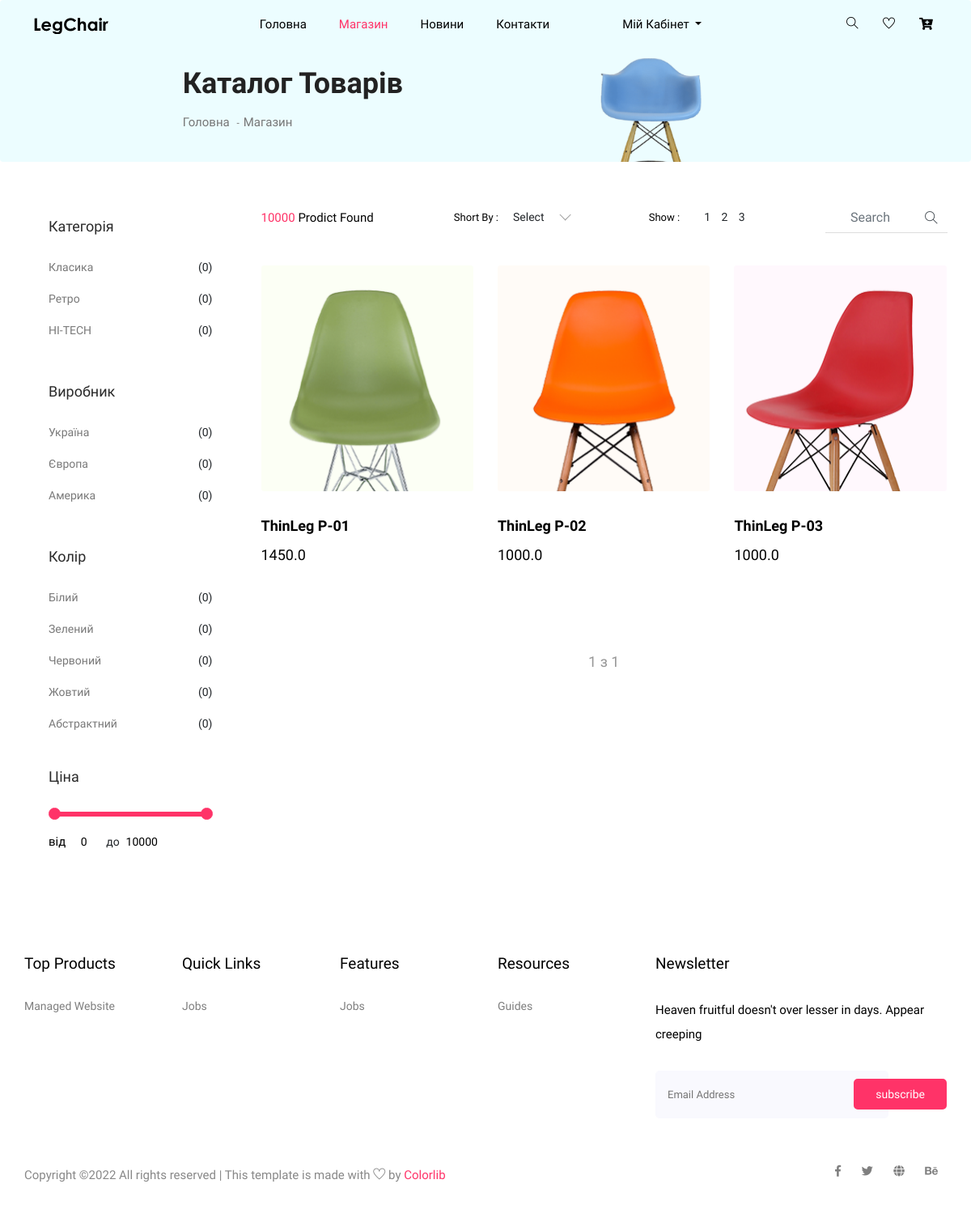
/store/, run on an earlier commit of the app's database.
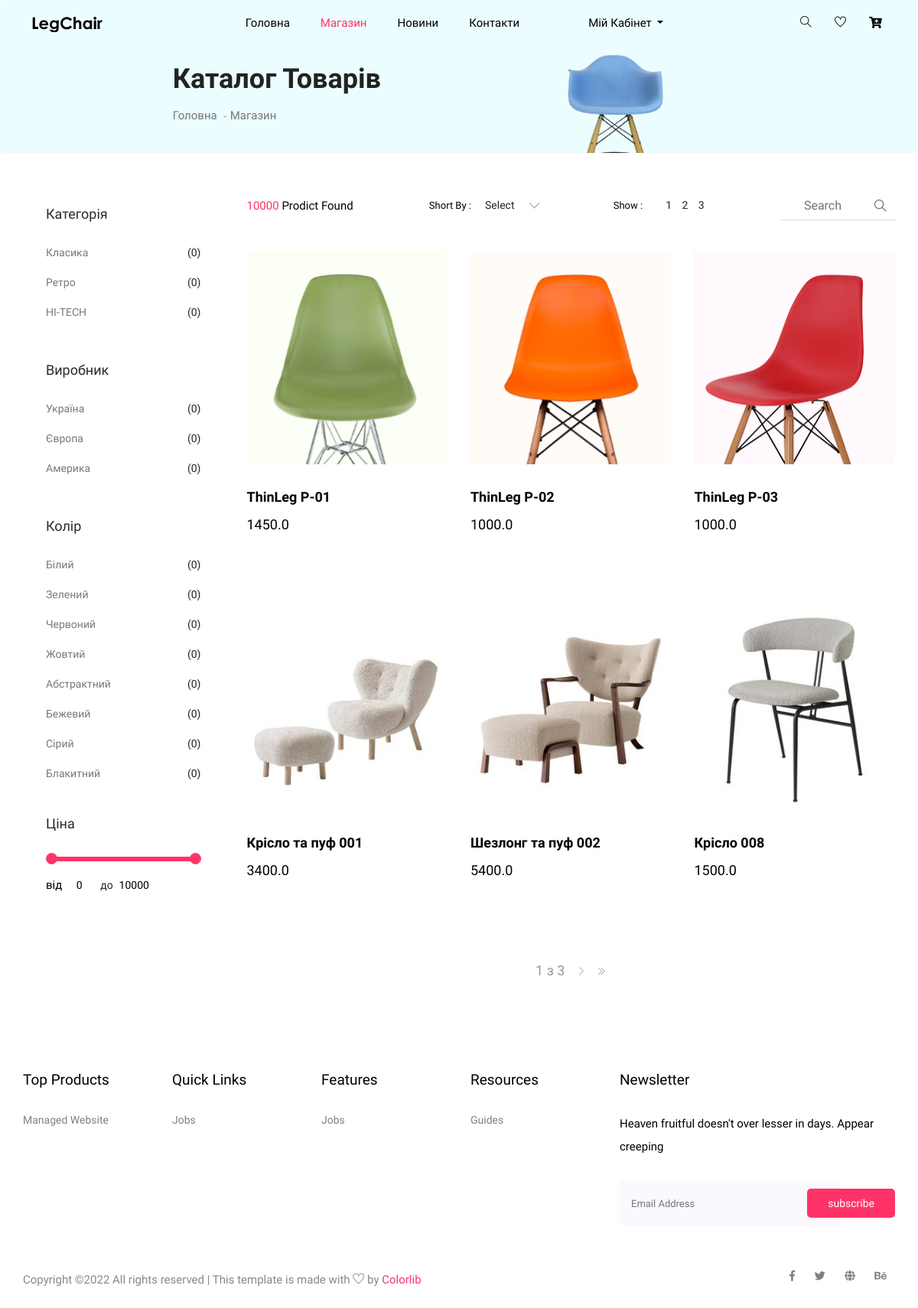
And on a later commit of the database.
### store/models.py (models this page shows, shortened)
class Category(models.Model):
    name = models.CharField(max_length=100, unique=True, null=False)

class Producer(models.Model):
    name = models.CharField(max_length=100, unique=True, null=False)

class Color(models.Model):
    name = models.CharField(max_length=50, unique=True, null=False)

class Product(models.Model):
    name = models.CharField(max_length=100, unique=True, null=False)
    about = models.TextField(max_length=500, null=False)
    photo = models.FileField(upload_to='products/', null=False)
    price = models.FloatField(null=False, default=1000)
    count = models.IntegerField(null=False, default=1)
    producer = models.ForeignKey(Producer, on_delete=models.CASCADE)
    category = models.ForeignKey(Category, on_delete=models.CASCADE)
    color = models.ForeignKey(Color, on_delete=models.CASCADE)

### store/views.py (the view)
# urls.py: path('', index),
def index(request):
    all_products = Product.objects.all()
    page_size = 6
    paginator = Paginator(all_products, page_size)
    page_number = request.GET.get('page')
    return render(request, 'store/index.html', {
        'page_title': 'Каталог товарів',
        'all_products': all_products,
        'all_categories': Category.objects.all(),
        'all_producers': Producer.objects.all(),
        'all_colors': Color.objects.all(),
        'paginate_products': paginator.get_page(page_number),
        'page': 1
    })

### templates/store/index.html (shortened to what this page needs)
{% extends 'layouts/base.html' %}
{% block content %}
{% load static %}
    <section class="breadcrumb breadcrumb_bg">
        <div class="container">
            <div class="row justify-content-center">
                <div class="col-lg-8">
                    <div class="breadcrumb_iner">
                        <div class="breadcrumb_iner_item">
                            <h2>{{ page_title }}</h2>
                            <p><a href="/">Головна</a> <span>-</span>Магазин</p>
                        </div>
                    </div>
                </div>
            </div>
        </div>
    </section>
    <section class="cat_product_area section_padding">
        <div class="container">
            <div class="row">
                <div class="col-lg-3">
                    <div class="left_sidebar_area">
                        <aside class="left_widgets p_filter_widgets">
                            <div class="l_w_title">
                                <h3>Категорія</h3>
                            </div>
                            <div class="widgets_inner">
                                <ul class="list">
                                    {% for c in all_categories %}
                                    <li>
                                        <a href="#">{{ c.name }}</a>
                                        <span>(0)</span>
                                    </li>
                                    {% endfor %}
                                </ul>
                            </div>
                        </aside>
                        <aside class="left_widgets p_filter_widgets">
                            <div class="l_w_title">
                                <h3>Виробник</h3>
                            </div>
                            <div class="widgets_inner">
                                <ul class="list">
                                    {% for p in all_producers %}
                                    <li>
                                        <a href="#">{{ p.name }}</a>
                                        <span>(0)</span>
                                    </li>
                                    {% endfor %}
                                </ul>
                            </div>
                        </aside>
                        <aside class="left_widgets p_filter_widgets">
                            <div class="l_w_title">
                                <h3>Колір</h3>
                            </div>
                            <div class="widgets_inner">
                                <ul class="list">
                                    {% for c in all_colors %}
                                    <li>
                                        <a href="#">{{ c.name }}</a>
                                        <span>(0)</span>
                                    </li>
                                    {% endfor %}
                                </ul>
                            </div>
                        </aside>
                        <aside class="left_widgets p_filter_widgets price_rangs_aside">
                            <div class="l_w_title">
                                <h3>Ціна</h3>
                            </div>
                            <div class="widgets_inner">
                                <div class="range_item">
                                    <input type="text" class="js-range-slider" value="" />
                                    <div class="d-flex">
                                        <div class="price_text">
                                            <p>від</p>
                                        </div>
                                        <div class="price_value d-flex justify-content-center">
                                            <input type="text" class="js-input-from" id="amount" readonly />
                                            <span>до</span>
                                            <input type="text" class="js-input-to" id="amount" readonly />
                                        </div>
                                    </div>
                                </div>
                            </div>
                        </aside>
                    </div>
                </div>
                <div class="col-lg-9">
                    <div class="row">
                        <div class="col-lg-12">
                            <div class="product_top_bar d-flex justify-content-between align-items-center">
                                <div class="single_product_menu">
                                    <p><span>10000 </span> Prodict Found</p>
                                </div>
                                <div class="single_product_menu d-flex">
                                    <h5>short by : </h5>
                                </div>
                                <div class="single_product_menu d-flex">
                                    <h5>show :</h5>
                                    <div class="top_pageniation">
                                        <ul>
                                            <li>1</li>
                                            <li>2</li>
                                            <li>3</li>
                                        </ul>
                                    </div>
                                </div>
                                <div class="single_product_menu d-flex">
                                    <div class="input-group">
                                        <input type="text" class="form-control" placeholder="search"
                                            aria-describedby="inputGroupPrepend">
                                        <div class="input-group-prepend">
                                            <span class="input-group-text" id="inputGroupPrepend"><i
                                                    class="ti-search"></i></span>
                                        </div>
                                    </div>
                                </div>
                            </div>
                        </div>
                    </div>
                    <div class="row align-items-center latest_product_inner">
                        {% for p in paginate_products %}
                        <div class="col-lg-4 col-sm-6">
                            <div class="single_product_item">
                                <a href="#"><img src="../media/{{ p.photo }}" alt=""></a>
                                <div class="single_product_text">
                                    <h4>{{ p.name }}</h4>
                                    <h3>{{ p.price }}</h3>
                                </div>
                            </div>
                        </div>
                        {% endfor %}
                        <div class="col-lg-12">
                            <div class="pageination">
                                <nav aria-label="Page navigation example">
                                    <ul class="pagination justify-content-center">
                                        <li class="page-item">
                                            <span class="page-link">{{paginate_products.number }} з {{ paginate_products.paginator.num_pages }}</span>
                                        </li>
                                        {% if paginate_products.has_next %}
                                        <li class="page-item">
                                            <a class="page-link" href="?page={{ paginate_products.next_page_number }}">
                                                <i class="ti-angle-right"></i>
                                            </a>
                                        </li>
                                        <li class="page-item">
                                            <a class="page-link" href="?page={{ paginate_products.num_number }}">
                                                <i class="ti-angle-double-right"></i>
                                            </a>
                                        </li>
                                        {% endif %}
                                    </ul>
                                </nav>
                            </div>
                        </div>
                    </div>
                </div>
            </div>
        </div>
    </section>
{% endblock %}

What changed in the data, as far as the page shows it:
added Color: name "Бежевий"
added Color: name "Сірий"
added Color: name "Блакитний"
added Product: photo (picture), name "Крісло та пуф 001", price "3400.0"
added Product: photo (picture), name "Шезлонг та пуф 002", price "5400.0"
added Product: photo (picture), name "Крісло 008", price "1500.0"
Also different on the page:
{{ paginate_products.paginator.num_pages }}: "1" → "3"
